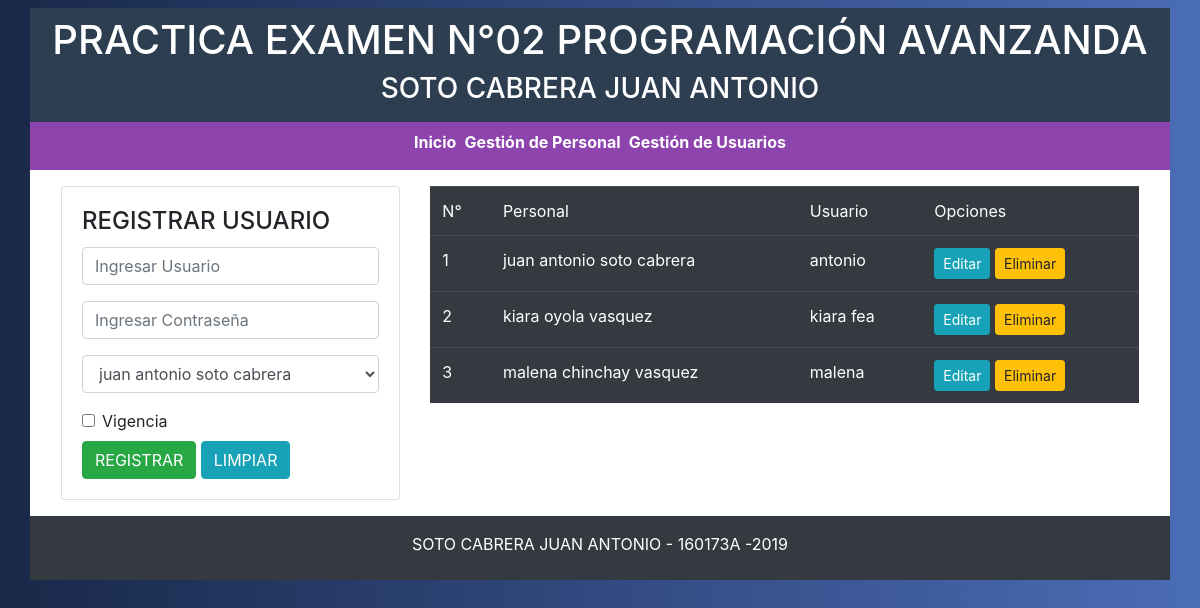
Page /gestion_usuarios.php on the committed database.
### tables this page shows
CREATE TABLE `usuario` (
  `codigo` int(11) NOT NULL,
  `nombre` varchar(30) NOT NULL,
  `clave` varchar(30) NOT NULL,
  `codigoPersonal` int(11) NOT NULL,
  `vigencia` tinyint(1) NOT NULL
);

CREATE TABLE `personal` (
  `codigo` int(11) NOT NULL,
  `nombres` varchar(35) NOT NULL,
  `ap_paterno` varchar(20) NOT NULL,
  `ap_materno` varchar(20) NOT NULL,
  `dni` varchar(8) NOT NULL,
  `telefono` varchar(9) NOT NULL,
  `correo` varchar(60) NOT NULL,
  `vigencia` tinyint(1) NOT NULL
);

### gestion_usuarios.php (the view, shortened to what this page needs)
<?php include "cabecera.php"; ?>
<section class="container bg-white">
    <div class="row p-3">
        <div class="col-4">
            <div class="card">
                <div class="card-body">
                    <h4 class="card-title">REGISTRAR USUARIO</h4>
                    <form id="usuario_nuevo">
                            <div class="form-group">
                            <input type="text" placeholder="Ingresar Usuario" id="usuario" name="usuario" class="form-control" required="true">
                            </div>
                            <div class="form-group">
                            <input type="password" placeholder="Ingresar Contraseña" id="clave" name="clave" class="form-control"  required="true">
                            </div>
                            <div class="form-group">
                                <select class="form-control" id="personal">
                                    <?php
                                        include "conexion.php";
                                        try {
                                            $sql = $conexion->prepare("SELECT * FROM personal");
                                            $sql->execute();
                                            while($dato = $sql->fetch()){
                                                ?>
                                                    <option value="<?php echo $dato['codigo'] ?>"><?php echo $dato['nombres'].' '.$dato['ap_paterno'].' '.$dato['ap_materno']?></option>
                                                <?php
                                            }
                                        } catch (PDOException $e) {
                                            echo $e->message();
                                        }
                                    ?>
                                </select>
                            </div>
                            <div class="form-check mt-2 mb-2">
                                <input type="checkbox" name="Uvigencia" id="Uvigencia" class="form-check-input">
                                <label for="Uvigencia" class="form-check-label">Vigencia</label>
                            </div>
                                <button type="submit" class="btn btn-success">REGISTRAR</button>
                                <button type="reset" class="btn btn-info">LIMPIAR</button>
                    </form>
                </div>
            </div>
        </div>
        <div class="col-8">
            <div class="table-responsive">
                <table class="table table-dark">
                    <thead>
                        <tr>
                            <td>N°</td>
                            <td>Personal</td>
                            <td>Usuario</td>
                            <td>Opciones</td>
                        </tr>
                    </thead>
                    <tbody>
                        <?php
                            include "conexion.php";
                            try {
                                $sql = $conexion->prepare("SELECT U.codigo, P.ap_paterno, P.ap_materno, P.nombres, U.nombre FROM personal P JOIN usuario U ON P.codigo = U.codigoPersonal");
                                $sql->execute();
                                $contador = 1;
                                while($dato = $sql->fetch()){
                                    ?>
                                        <tr class="align-items-center">
                                            <td><?php echo $contador ?></td>
                                            <td><?php echo $dato['nombres'] ." ".$dato['ap_paterno'] ." ".$dato['ap_materno'] ?> </td>
                                            <td><?php echo $dato['nombre'] ?></td>
                                            <td>
                                                <button class="btn btn-info btn-sm" onclick="modalUsuario(<?php echo $dato['codigo']?>)">Editar</button>
                                                <button class="btn btn-warning btn-sm" onclick="eliminarUsuario(<?php echo $dato['codigo']?>)">Eliminar</button>
                                            </td>
                                        </tr>
                                    <?php
                                    $contador++;
                                }
                            } catch (PDOException $e) {
                                echo $e->message();
                            }
                        ?>
                    </tbody>
                </table>
            </div>
        </div>
    </div>
</section>
<?php include "pie.php" ?>

### cabecera.php (shortened to what this page needs)
<!DOCTYPE html>
<html lang="es">
<head>
    <link rel="stylesheet" href="css/bootstrap.min.css">
    <link rel="stylesheet" href="css/estilos.css">
</head>
<body>
    <header class="container cabecera mt-2">
        <div class="row d-flex justify-content-center">
            <div class="col-12 text-center text-white p-2">
                <h1>PRACTICA EXAMEN N°02 PROGRAMACIÓN AVANZANDA</h1>
                <h3>SOTO CABRERA JUAN ANTONIO</h3>
            </div>
        </div>
    </header>
    <nav class="container">
        <div class="row d-flex justify-content-center">
            <div class="col-5">
                <ul class="list-inline mt-2 d-flex justify-content-center">
                    <li class="list-inline-item"><a href="index.php" class="text-white font-weight-bold">Inicio</a></li>
                    <li class="list-inline-item"><a href="gestion_personal.php" class="text-white font-weight-bold">Gestión de Personal</a></li>
                    <li class="list-inline-item"><a href="gestion_usuarios.php" class="text-white font-weight-bold">Gestión de Usuarios</a></li>
                </ul>
            </div>
        </div>
    </nav>

### pie.php (shortened to what this page needs)
<footer class="container bg-dark mb-3 p-2">
        <div class="d-flex justify-content-center mt-2">
            <p class="text-white">SOTO CABRERA JUAN ANTONIO - 160173A -2019</p>
        </div>
    </footer>
</body>
</html>

### css/estilos.css (style rules this page uses)
body { background: #4b6cb7; background: -webkit-linear-gradient(to right, #182848, #4b6cb7); background: linear-gradient(to right, #182848, #4b6cb7); }
header { background-color: #2c3e50; }
nav { background-color: #8e44ad; font-size: 16px; }

### rows in the picture
usuario: codigoPersonal.nombres "juan antonio", codigoPersonal.ap_paterno "soto", codigoPersonal.ap_materno "cabrera", nombre "antonio"
usuario: codigoPersonal.nombres "kiara oyola", codigoPersonal.ap_materno "vasquez", nombre "kiara fea"
usuario: codigoPersonal.nombres "malena chinchay", codigoPersonal.ap_materno "vasquez", nombre "malena"

### other values in the picture
form field value "juan antonio soto cabrera"
